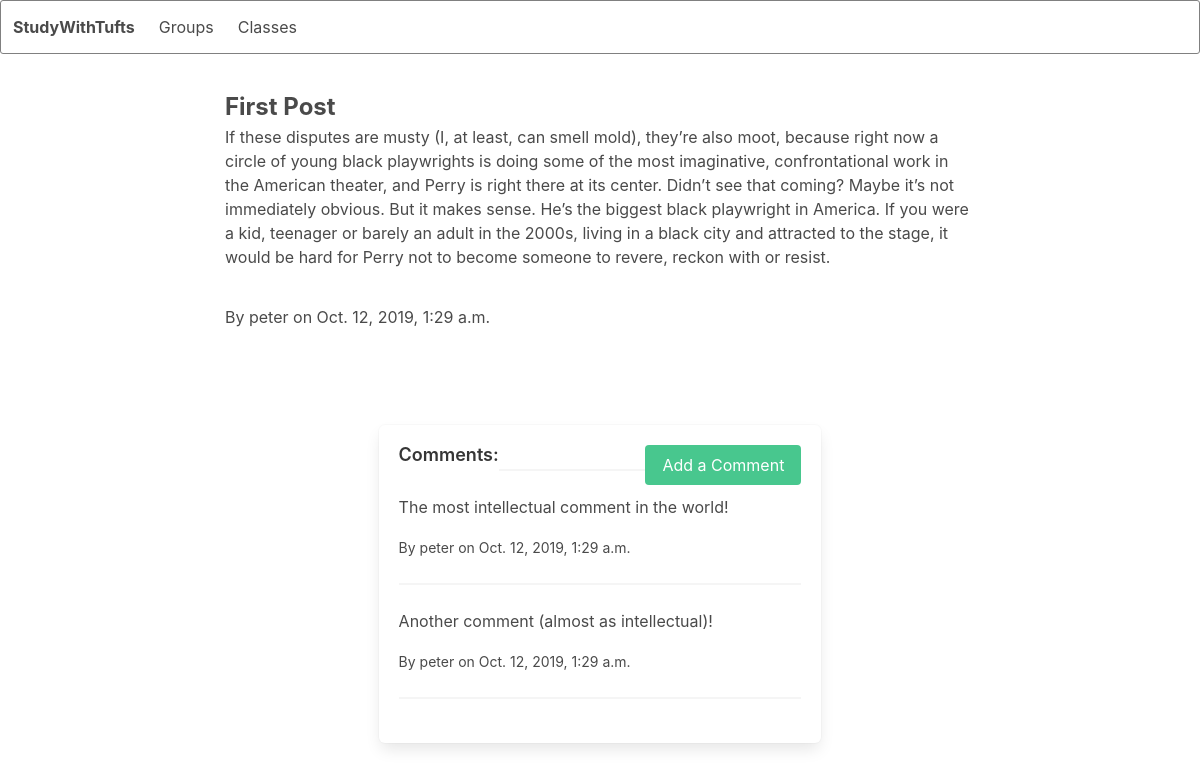
The app's page /groups/3/post/3 with its own data.
### groups/models.py (models this page shows, shortened)
class Post(models.Model):
    user = models.ForeignKey(settings.AUTH_USER_MODEL, default=1, on_delete=models.CASCADE)
    group = models.ForeignKey(StudyGroup, on_delete=models.CASCADE, default=1)
    title = models.CharField(max_length=100)
    content = models.TextField(blank=True)
    time_posted = models.DateTimeField(auto_now_add=True, blank=True)
    image = models.ImageField(blank=True, null=True, upload_to='images/')
    image_thumbnail = ImageSpecField(
        source='image',
        processors = [Transpose(),SmartResize(200, 200)],
        format = 'JPEG',
    )
    image_fullsize = ImageSpecField(
        source='image',
        processors = [Transpose()],
    )

class Comment(models.Model):
    user = models.ForeignKey(settings.AUTH_USER_MODEL, default=1, on_delete=models.CASCADE)
    post = models.ForeignKey(Post, on_delete=models.CASCADE)
    content = models.TextField(blank=True)
    time_posted = models.DateTimeField(auto_now_add=True, blank=True)

### groups/views.py (the view)
# urls.py: path('<int:pk>/post/<int:pk_2>', views.post_detail, name="post_detail"),
def post_detail(request, pk, pk_2):
    post = get_object_or_404(Post, pk=pk_2)
    context = {'post': post}
    return render(request, 'groups/post_detail.html', context)

### groups/templates/groups/post_detail.html (shortened to what this page needs)
{% extends 'base.html' %}
{%block content%}
<section class="container cards-container">
    <div class="columns is-centered is-multiline" id="sectioncontainer">
        <div class="post_detail">
          <article class="post">
              <h5>{{ post.title }}</h5>
              <div class="media">
                  <div class="media-content">
                      <div class="content">
                          <p>
                              {{post.content}}&nbsp;
                          </p>
                      </div>
                       <br>
                  By {{post.user.username}} on {{post.time_posted}}
                  </div>
              </div>
          </article>
        </div>
    </div>
<br>
<br>
<br>
<br>
      <div class="columns is-centered is-multiline" id="sectioncontainer">
            <div id="comment_section">
                <div class="box content">
                  <h5 class='is-pulled-left'>Comments:</h5>
                  <a  href="{% url 'groups:add_comment' pk=post.pk %}" class="button is-success is-pulled-right">Add a Comment</a>
                  <hr>
                  {%for comment in post.comment_set.all%}
                    <article class="post">
                        <p>{{comment.content}}&nbsp;</p>
                        <div class="media">
                            <div class="media-content">
                                <div class="content">
                                    <small>
                                       By {{post.user.username}} on {{post.time_posted}} &nbsp;
                                    </small>
                                </div>
                            </div>
                        </div>
                    </article>
                    <hr>
                    {% endfor %}
                </div>
            </div>
          </div>
 </section>
{%endblock%}

### static/studygroup/style.css (style rules this page uses)
.post_detail { max-width: 750px; margin-top: 5%; }
h5 { font-weight: bold; font-size: 150%; }
#comment_section { max-width: 750px; min-width: 45%; }

### records on screen
Post: title "First Post", content "If these disputes are musty (I, at least, can smell mold), they’re also moot, because right now a circle of young black playwrights is doing some of the most imaginative, confrontational work in the American theater, and Perry is right there at its center. Didn’t see that coming? Maybe it’s not immediately obvious. But it makes sense. He’s the biggest black playwright in America. If you were a kid, teenager or barely an adult in the 2000s, living in a black city and attracted to the stage, it would be hard for Perry not to become someone to revere, reckon with or resist.", user.username "peter", time_posted "Oct. 12, 2019, 1:29 a.m."
Comment: content "The most intellectual comment in the world!"
Comment: content "Another comment (almost as intellectual)!"
